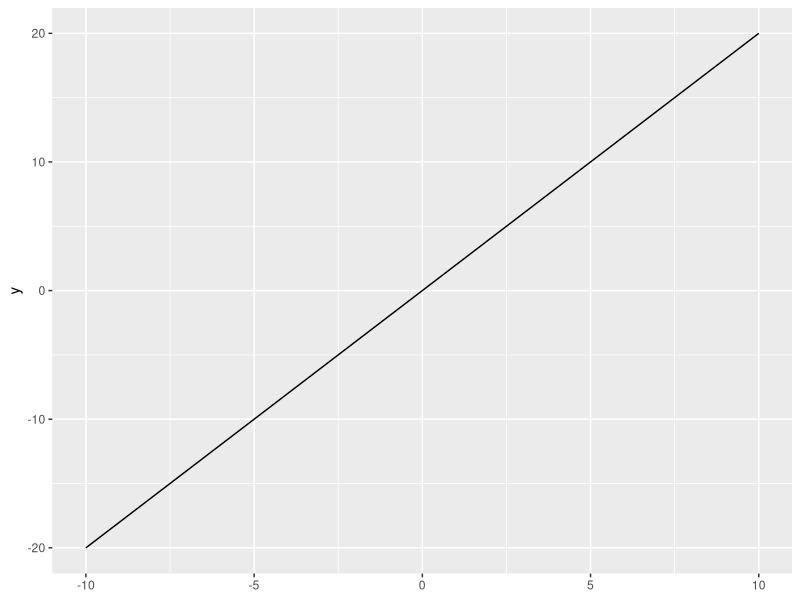
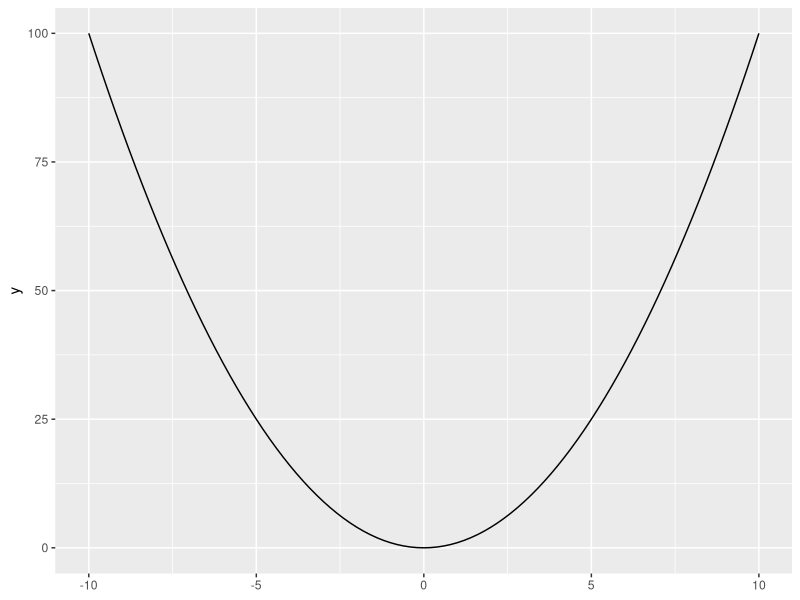
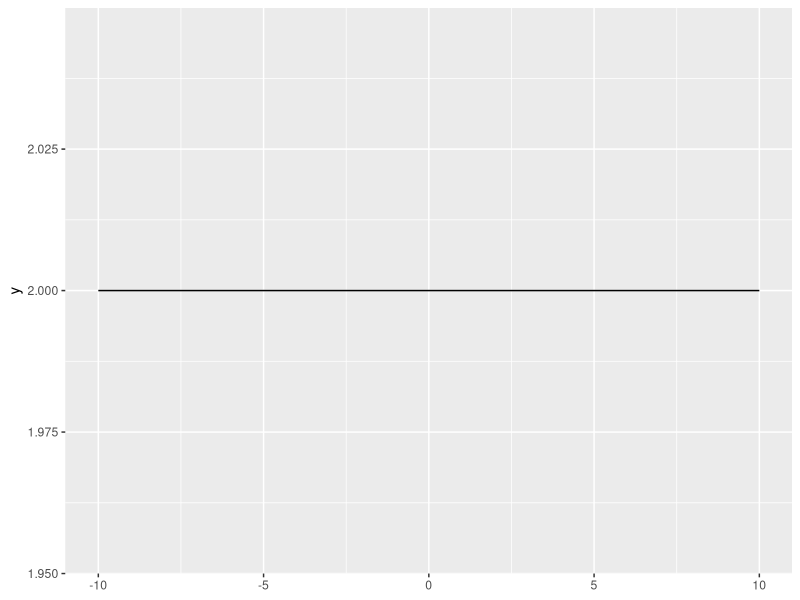
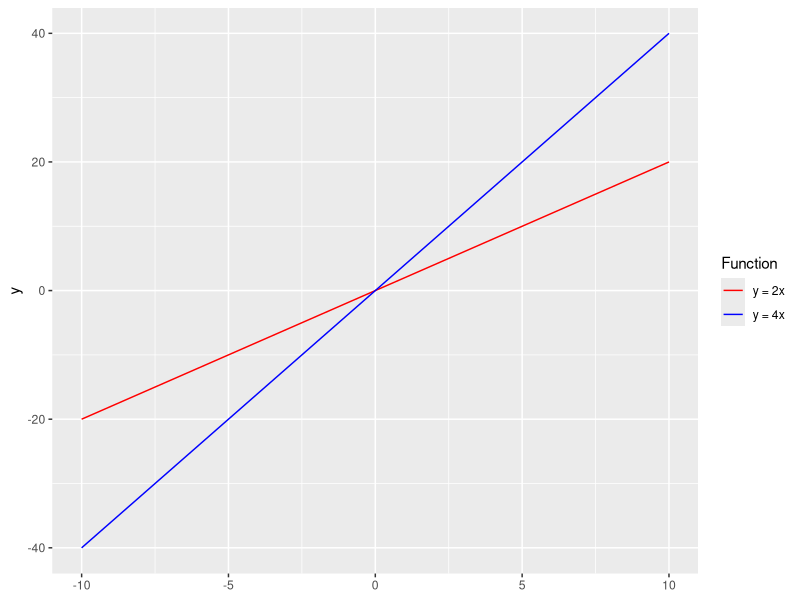
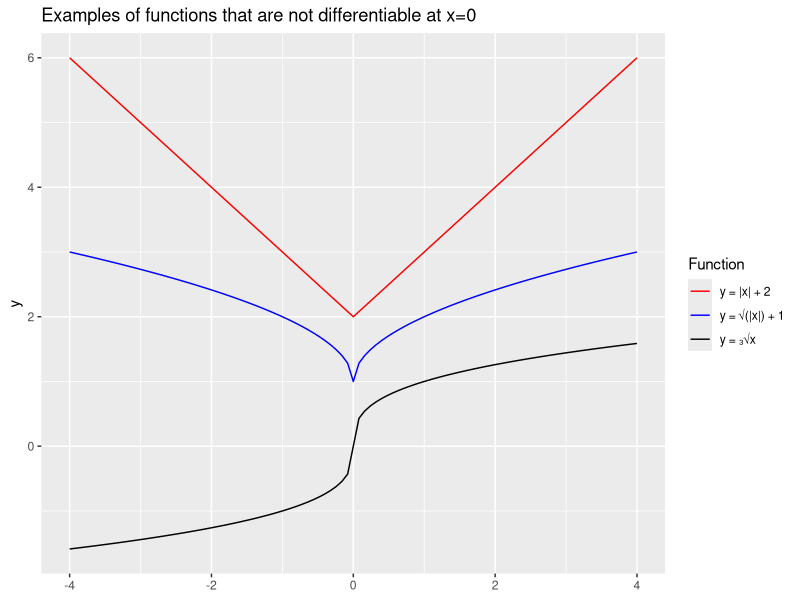
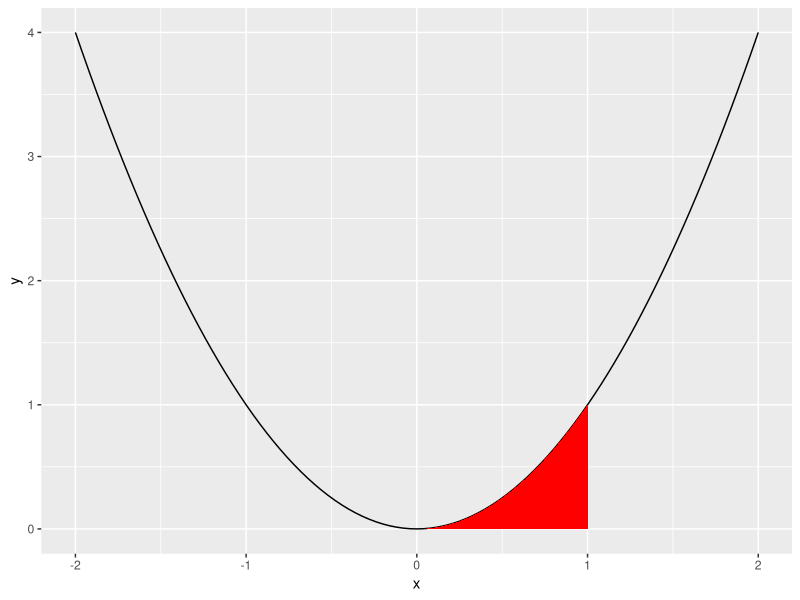

The R script that drew these images, in order:
## ---- chunk 1
#| message: false
library(tidyverse) # could also just do library(ggplot2)
ggplot() +
  stat_function(fun = function(x){2 * x}, 
                xlim = c(-10, 10))
## ---- chunk 2
ggplot() +
  stat_function(fun = function(x){x ^ 2}, 
                xlim = c(-10, 10))
## ---- chunk 3
ggplot() +
  stat_function(fun = function(x){2}, xlim = c(-10, 10))
## ---- chunk 4
ggplot() +
  stat_function(fun = function(x){2 * x}, xlim = c(-10, 10), aes(color = "y = 2x")) +
  stat_function(fun = function(x){4 * x}, xlim = c(-10, 10), aes(color = "y = 4x")) +
  scale_color_manual("Function", values = c("red", "blue"))
## ---- chunk 5
ggplot() +
  stat_function(fun = function(x){abs(x) + 2}, xlim = c(-4, 4), 
                aes(color = "y = |x| + 2")) +
  stat_function(fun = function(x){sqrt(abs(x)) + 1}, xlim = c(-4, 4), 
                aes(color = "y = √(|x|) + 1")) +
  stat_function(fun = function(x){sign(x) * abs(x)^(1 / 3)}, xlim = c(-4, 4), 
                aes(color = "y = ₃√x")) +
  scale_colour_manual("Function", values = c("red", "blue", "black")) +
  labs(title = "Examples of functions that are not differentiable at x=0")
## ---- chunk 6
ggplot() +
  # draw main function
  stat_function(fun = function(x){x ^ 2}, xlim = c(-2, 2)) +
  # fill area under the curve between x = 0 and x = 1
  geom_area(mapping = aes(x = 0), stat = "function",
            fun = function(x){x ^ 2}, xlim = c(0, 1), fill = "red")
